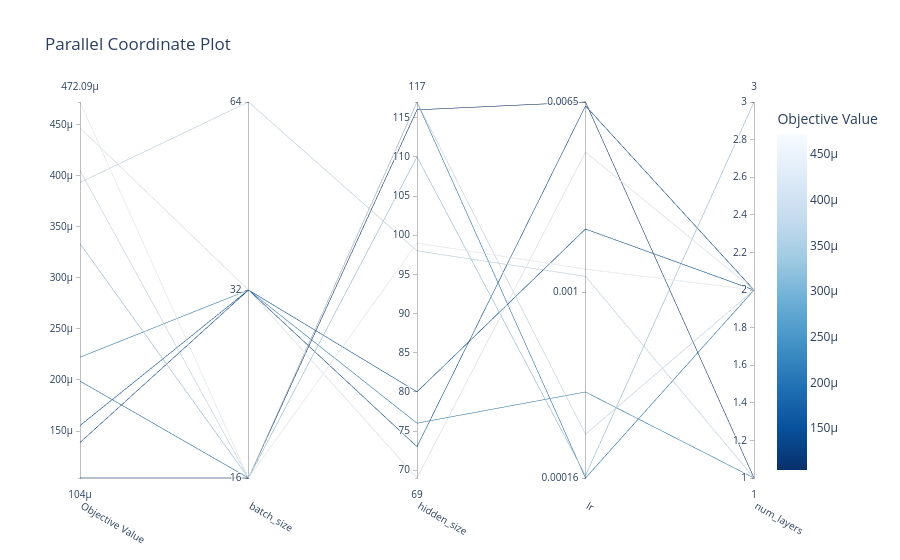

The notebook cell saved with this chart:
### Code cell
vis.plot_parallel_coordinate(study)

### Figure 1 — Plotly figure (JSON) as saved in the notebook; plotly's stock layout.template omitted (floating-point values rounded to 4 significant figures)
{"data": [{"dimensions": [{"label": "Objective Value", "range": [0.000104, 0.0004721], "values": [0.0004721, 0.0001988, 0.000104, 0.0004049, 0.0003333, 0.0001553, 0.0004467, 0.0002223, 0.0001388, 0.0003933]}, {"label": "batch_size", "range": [0, 2], "ticktext": ["16", "32", "64"], "tickvals": [0, 1, 2], "values": [0, 0, 0, 0, 0, 1, 1, 1, 1, 2]}, {"label": "hidden_size", "range": [69, 117], "values": [99, 117, 116, 117, 110, 80, 69, 76, 73, 98]}, {"label": "lr", "range": [-3.795, -2.187], "ticktext": ["0.00016", "0.001", "0.0065"], "tickvals": [-3.795, -3, -2.187], "values": [-2.902, -3.795, -2.187, -3.608, -3.784, -2.73, -2.401, -3.427, -2.203, -2.933]}, {"label": "num_layers", "range": [1, 3], "values": [2, 2, 1, 2, 3, 2, 2, 1, 2, 1]}], "labelangle": 30, "labelside": "bottom", "line": {"color": [0.0004721, 0.0001988, 0.000104, 0.0004049, 0.0003333, 0.0001553, 0.0004467, 0.0002223, 0.0001388, 0.0003933], "colorbar": {"title": {"text": "Objective Value"}}, "colorscale": [[0, "rgb(247,251,255)"], [0.125, "rgb(222,235,247)"], [0.25, "rgb(198,219,239)"], [0.375, "rgb(158,202,225)"], [0.5, "rgb(107,174,214)"], [0.625, "rgb(66,146,198)"], [0.75, "rgb(33,113,181)"], [0.875, "rgb(8,81,156)"], [1, "rgb(8,48,107)"]], "reversescale": true, "showscale": true}, "type": "parcoords"}], "layout": {"title": {"text": "Parallel Coordinate Plot"}}}
